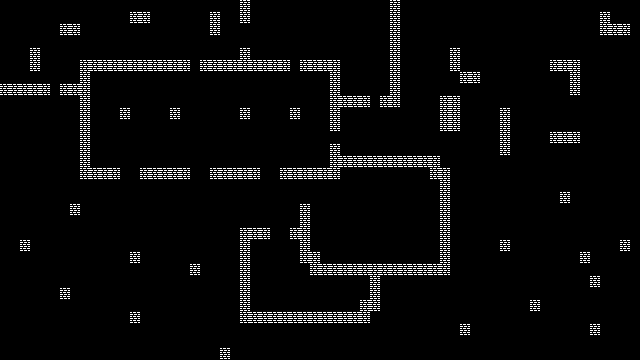

Rendered tile map (Tiled .tmx) drawn with the repository's tilesets; below, a short description and the full map source, tile grids included:
An orthogonal 64x30 tile map with 10x12 px tiles, 1 tile layer (Tile Layer 1).

<map version="1.2" tiledversion="1.3.2" orientation="orthogonal" renderorder="right-down" compressionlevel="-1" width="64" height="30" tilewidth="10" tileheight="12" infinite="0" nextlayerid="2" nextobjectid="1">
 <editorsettings>
  <export target="test_map.json" format="json" />
 </editorsettings>
 <tileset firstgid="1" source="test_tileset.tsx" />
 <layer id="1" name="Tile Layer 1" width="64" height="30">
  <data encoding="csv">
0,0,0,0,0,0,0,0,0,0,0,0,0,0,0,0,0,0,0,0,0,0,0,0,1,0,0,0,0,0,0,0,0,0,0,0,0,0,0,1,0,0,0,0,0,0,0,0,0,0,0,0,0,0,0,0,0,0,0,0,0,0,0,0,
0,0,0,0,0,0,0,0,0,0,0,0,0,1,1,0,0,0,0,0,0,1,0,0,1,0,0,0,0,0,0,0,0,0,0,0,0,0,0,1,0,0,0,0,0,0,0,0,0,0,0,0,0,0,0,0,0,0,0,0,1,0,0,0,
0,0,0,0,0,0,1,1,0,0,0,0,0,0,0,0,0,0,0,0,0,1,0,0,0,0,0,0,0,0,0,0,0,0,0,0,0,0,0,1,0,0,0,0,0,0,0,0,0,0,0,0,0,0,0,0,0,0,0,0,1,1,1,0,
0,0,0,0,0,0,0,0,0,0,0,0,0,0,0,0,0,0,0,0,0,0,0,0,0,0,0,0,0,0,0,0,0,0,0,0,0,0,0,1,0,0,0,0,0,0,0,0,0,0,0,0,0,0,0,0,0,0,0,0,0,0,0,0,
0,0,0,1,0,0,0,0,0,0,0,0,0,0,0,0,0,0,0,0,0,0,0,0,1,0,0,0,0,0,0,0,0,0,0,0,0,0,0,1,0,0,0,0,0,1,0,0,0,0,0,0,0,0,0,0,0,0,0,0,0,0,0,0,
0,0,0,1,0,0,0,0,1,1,1,1,1,1,1,1,1,1,1,0,1,1,1,1,1,1,1,1,1,0,1,1,1,1,0,0,0,0,0,1,0,0,0,0,0,1,0,0,0,0,0,0,0,0,0,1,1,1,0,0,0,0,0,0,
0,0,0,0,0,0,0,0,1,0,0,0,0,0,0,0,0,0,0,0,0,0,0,0,0,0,0,0,0,0,0,0,0,1,0,0,0,0,0,1,0,0,0,0,0,0,1,1,0,0,0,0,0,0,0,0,0,1,0,0,0,0,0,0,
1,1,1,1,1,0,1,1,1,0,0,0,0,0,0,0,0,0,0,0,0,0,0,0,0,0,0,0,0,0,0,0,0,1,0,0,0,0,0,1,0,0,0,0,0,0,0,0,0,0,0,0,0,0,0,0,0,1,0,0,0,0,0,0,
0,0,0,0,0,0,0,0,1,0,0,0,0,0,0,0,0,0,0,0,0,0,0,0,0,0,0,0,0,0,0,0,0,1,1,1,1,0,1,1,0,0,0,0,1,1,0,0,0,0,0,0,0,0,0,0,0,0,0,0,0,0,0,0,
0,0,0,0,0,0,0,0,1,0,0,0,1,0,0,0,0,1,0,0,0,0,0,0,1,0,0,0,0,1,0,0,0,1,0,0,0,0,0,0,0,0,0,0,1,1,0,0,0,0,1,0,0,0,0,0,0,0,0,0,0,0,0,0,
0,0,0,0,0,0,0,0,1,0,0,0,0,0,0,0,0,0,0,0,0,0,0,0,0,0,0,0,0,0,0,0,0,1,0,0,0,0,0,0,0,0,0,0,1,1,0,0,0,0,1,0,0,0,0,0,0,0,0,0,0,0,0,0,
0,0,0,0,0,0,0,0,1,0,0,0,0,0,0,0,0,0,0,0,0,0,0,0,0,0,0,0,0,0,0,0,0,0,0,0,0,0,0,0,0,0,0,0,0,0,0,0,0,0,1,0,0,0,0,1,1,1,0,0,0,0,0,0,
0,0,0,0,0,0,0,0,1,0,0,0,0,0,0,0,0,0,0,0,0,0,0,0,0,0,0,0,0,0,0,0,0,1,0,0,0,0,0,0,0,0,0,0,0,0,0,0,0,0,1,0,0,0,0,0,0,0,0,0,0,0,0,0,
0,0,0,0,0,0,0,0,1,0,0,0,0,0,0,0,0,0,0,0,0,0,0,0,0,0,0,0,0,0,0,0,0,1,1,1,1,1,1,1,1,1,1,1,0,0,0,0,0,0,0,0,0,0,0,0,0,0,0,0,0,0,0,0,
0,0,0,0,0,0,0,0,1,1,1,1,0,0,1,1,1,1,1,0,0,1,1,1,1,1,0,0,1,1,1,1,1,1,0,0,0,0,0,0,0,0,0,1,1,0,0,0,0,0,0,0,0,0,0,0,0,0,0,0,0,0,0,0,
0,0,0,0,0,0,0,0,0,0,0,0,0,0,0,0,0,0,0,0,0,0,0,0,0,0,0,0,0,0,0,0,0,0,0,0,0,0,0,0,0,0,0,0,1,0,0,0,0,0,0,0,0,0,0,0,0,0,0,0,0,0,0,0,
0,0,0,0,0,0,0,0,0,0,0,0,0,0,0,0,0,0,0,0,0,0,0,0,0,0,0,0,0,0,0,0,0,0,0,0,0,0,0,0,0,0,0,0,1,0,0,0,0,0,0,0,0,0,0,0,1,0,0,0,0,0,0,0,
0,0,0,0,0,0,0,1,0,0,0,0,0,0,0,0,0,0,0,0,0,0,0,0,0,0,0,0,0,0,1,0,0,0,0,0,0,0,0,0,0,0,0,0,1,0,0,0,0,0,0,0,0,0,0,0,0,0,0,0,0,0,0,0,
0,0,0,0,0,0,0,0,0,0,0,0,0,0,0,0,0,0,0,0,0,0,0,0,0,0,0,0,0,0,1,0,0,0,0,0,0,0,0,0,0,0,0,0,1,0,0,0,0,0,0,0,0,0,0,0,0,0,0,0,0,0,0,0,
0,0,0,0,0,0,0,0,0,0,0,0,0,0,0,0,0,0,0,0,0,0,0,0,1,1,1,0,0,1,1,0,0,0,0,0,0,0,0,0,0,0,0,0,1,0,0,0,0,0,0,0,0,0,0,0,0,0,0,0,0,0,0,0,
0,0,1,0,0,0,0,0,0,0,0,0,0,0,0,0,0,0,0,0,0,0,0,0,1,0,0,0,0,0,1,0,0,0,0,0,0,0,0,0,0,0,0,0,1,0,0,0,0,0,1,0,0,0,0,0,0,0,0,0,0,0,1,0,
0,0,0,0,0,0,0,0,0,0,0,0,0,1,0,0,0,0,0,0,0,0,0,0,1,0,0,0,0,0,1,1,0,0,0,0,0,0,0,0,0,0,0,0,1,0,0,0,0,0,0,0,0,0,0,0,0,0,1,0,0,0,0,0,
0,0,0,0,0,0,0,0,0,0,0,0,0,0,0,0,0,0,0,1,0,0,0,0,1,0,0,0,0,0,0,1,1,1,1,1,1,1,1,1,1,1,1,1,1,0,0,0,0,0,0,0,0,0,0,0,0,0,0,0,0,0,0,0,
0,0,0,0,0,0,0,0,0,0,0,0,0,0,0,0,0,0,0,0,0,0,0,0,1,0,0,0,0,0,0,0,0,0,0,0,0,1,0,0,0,0,0,0,0,0,0,0,0,0,0,0,0,0,0,0,0,0,0,1,0,0,0,0,
0,0,0,0,0,0,1,0,0,0,0,0,0,0,0,0,0,0,0,0,0,0,0,0,1,0,0,0,0,0,0,0,0,0,0,0,0,1,0,0,0,0,0,0,0,0,0,0,0,0,0,0,0,0,0,0,0,0,0,0,0,0,0,0,
0,0,0,0,0,0,0,0,0,0,0,0,0,0,0,0,0,0,0,0,0,0,0,0,1,0,0,0,0,0,0,0,0,0,0,0,1,1,0,0,0,0,0,0,0,0,0,0,0,0,0,0,0,1,0,0,0,0,0,0,0,0,0,0,
0,0,0,0,0,0,0,0,0,0,0,0,0,1,0,0,0,0,0,0,0,0,0,0,1,1,1,1,1,1,1,1,1,1,1,1,1,0,0,0,0,0,0,0,0,0,0,0,0,0,0,0,0,0,0,0,0,0,0,0,0,0,0,0,
0,0,0,0,0,0,0,0,0,0,0,0,0,0,0,0,0,0,0,0,0,0,0,0,0,0,0,0,0,0,0,0,0,0,0,0,0,0,0,0,0,0,0,0,0,0,1,0,0,0,0,0,0,0,0,0,0,0,0,1,0,0,0,0,
0,0,0,0,0,0,0,0,0,0,0,0,0,0,0,0,0,0,0,0,0,0,0,0,0,0,0,0,0,0,0,0,0,0,0,0,0,0,0,0,0,0,0,0,0,0,0,0,0,0,0,0,0,0,0,0,0,0,0,0,0,0,0,0,
0,0,0,0,0,0,0,0,0,0,0,0,0,0,0,0,0,0,0,0,0,0,1,0,0,0,0,0,0,0,0,0,0,0,0,0,0,0,0,0,0,0,0,0,0,0,0,0,0,0,0,0,0,0,0,0,0,0,0,0,0,0,0,0
</data>
 </layer>
</map>